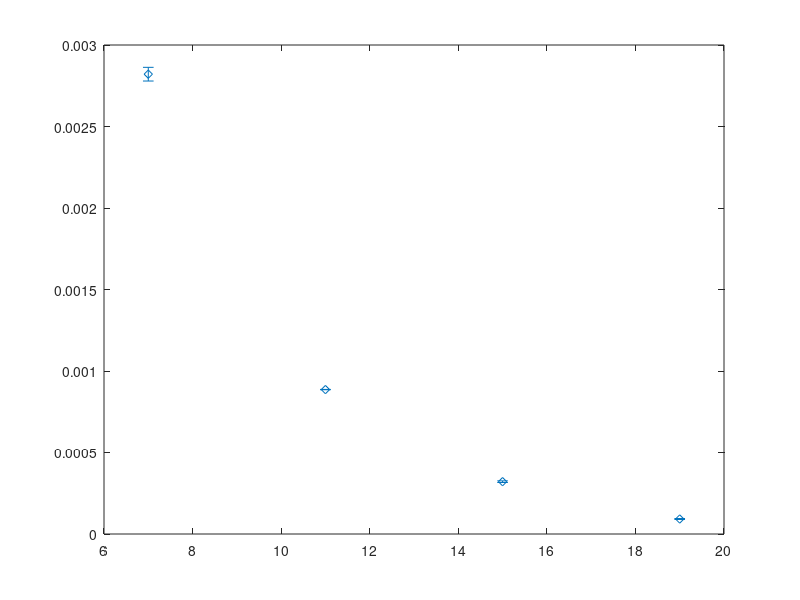

Here is the MATLAB script that generated this plot: (Note: this script raises an error after producing the figure.)
clear;
marker_colors{1} = [019, 103, 131]/256;
marker_colors{2} = [255,158,002] / 256;
marker_colors{3} = [251,056,071] / 256;
marker_colors{4} = [131,064,028] / 256;
marker_colors{5} = [075,116,178] / 256;
marker_colors{6} = [107,112,092] / 256;
Lx = [16,24, 32, 40];
distance = [7, 11,  15, 19];
SpinCorrelation = [-0.002821, 0.000886,-0.000321, 0.000092];
SpinCorrelation = abs(SpinCorrelation);
err = [0.000042, 0.000001, 0.000005,0.000003];
%15: 6.1e-4
% 9: 1.026e-3
h1 = errorbar(distance, SpinCorrelation, err,'diamond');hold on;
h1.Color = marker_colors{2};
h1.MarkerSize = 6;
set(gca, 'XScale','linear', 'YScale','log')

T=text(8,4.5e-3,['$\propto e^{-r/\xi_s}$']);
set(T,'Interpreter','latex');set(T,'Fontsize',22);

p = fit((distance(1:4)'),log(SpinCorrelation(1:4)'),'poly1');
fprintf('correlation length=%.5f\n',-1/p.p1);
x = distance(1)-1:0.5:distance(end)+3;
fl=semilogy(x ,exp(p.p2+p.p1*x ),'--');
fl.Color = marker_colors{6};
% T=text(8,2.5e-3,['$\xi=',num2str(-1/p.p1),'$']);
% set(T,'Interpreter','latex');set(T,'Fontsize',28);

set(gca, 'XTick', [7,11,15,19]);
set(gca,'XTickLabel',{'7','11','15','19'});

set(gca,'fontsize',20);
set(gca,'linewidth',1.5);
set(get(gca,'Children'),'linewidth',3); % Set line width 1.5 pounds
xlabel('$r$','Interpreter','latex');
% ylabel('$|\langle S(0) \cdot S(x)\rangle |$','Interpreter','latex');
ylabel('$|F(r)|$','Interpreter','latex');
set(get(gca,'XLabel'),'FontSize',20); 
set(get(gca,'YLabel'),'FontSize',20); 
set(gca,'Children',[T, h1, fl]);

% set(gca,'Xlim',[2,16]);
set(gca,'Ylim',[1e-5,1e-2]);
set(gca, 'YTick', [1e-5, 1e-4 1e-3,1e-2]);

set(gcf,'position',[1000,500,400,350]);


